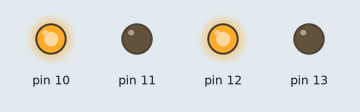
This sketch was run on a simulated Arduino Uno, built with avr-gcc and run on an emulated ATmega328P. Parts: output pins drawn as LEDs (lit = HIGH).

Above: at 1.0 s.
At 5.0 s:
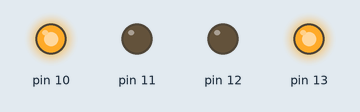
At 7.0 s:
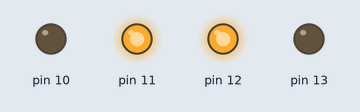
At 9.0 s:
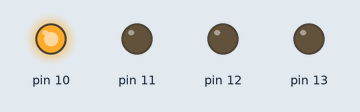
At 13.0 s:
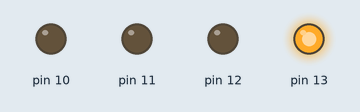
At 19.0 s:
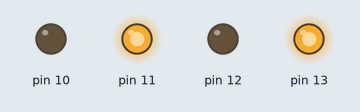
Timing chart, 0 to 20.8 s (numbered marks = the images above):
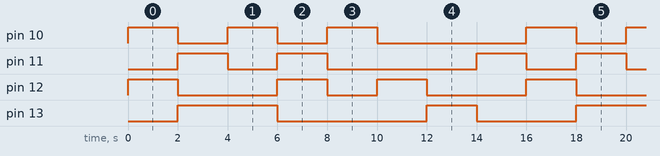

The sketch:

motor_driver.ino
```cpp
void setup()
{
  pinMode(10,OUTPUT);
  pinMode(11,OUTPUT);
  pinMode(12,OUTPUT);
  pinMode(13,OUTPUT);
}
void loop()
{
digitalWrite(10,HIGH);
digitalWrite(11,LOW);
digitalWrite(12,HIGH);
digitalWrite(13,LOW);
delay(2000);
digitalWrite(10,LOW);
digitalWrite(11,HIGH);
digitalWrite(12,LOW);
digitalWrite(13,HIGH);
delay(2000);
digitalWrite(10,HIGH);
digitalWrite(11,LOW);
digitalWrite(12,LOW);
digitalWrite(13,HIGH);
delay(2000);
digitalWrite(10,LOW);
digitalWrite(11,HIGH);
digitalWrite(12,HIGH);
digitalWrite(13,LOW);
delay(2000);
digitalWrite(10,HIGH);
digitalWrite(11,LOW);
digitalWrite(12,LOW);
digitalWrite(13,LOW);
delay(2000);
digitalWrite(10,LOW);
digitalWrite(11,LOW);
digitalWrite(12,HIGH);
digitalWrite(13,LOW);
delay(2000);
digitalWrite(10,LOW);
digitalWrite(11,LOW);
digitalWrite(12,LOW);
digitalWrite(13,HIGH);
delay(2000);
digitalWrite(10,LOW);
digitalWrite(11,HIGH);
digitalWrite(12,LOW);
digitalWrite(13,LOW);
delay(2000);


}
```

Measured:
- by itself, pin 10: repeats every 16.0 s: 2 × (LOW 2.0 s, HIGH 2.0 s), LOW 6.0 s, HIGH 2.0 s
- by itself, pin 11: repeats every 16.0 s: LOW 2.0 s, HIGH 2.0 s, LOW 6.0 s, HIGH 2.0 s, LOW 2.0 s, HIGH 2.0 s
- by itself, pin 12: repeats every 16.0 s: LOW 4.0 s, HIGH 2.0 s, LOW 2.0 s, HIGH 2.0 s, LOW 4.0 s, HIGH 2.0 s
- by itself, pin 13: repeats every 16.0 s: LOW 6.0 s, HIGH 2.0 s, LOW 4.0 s, HIGH 4.0 s
